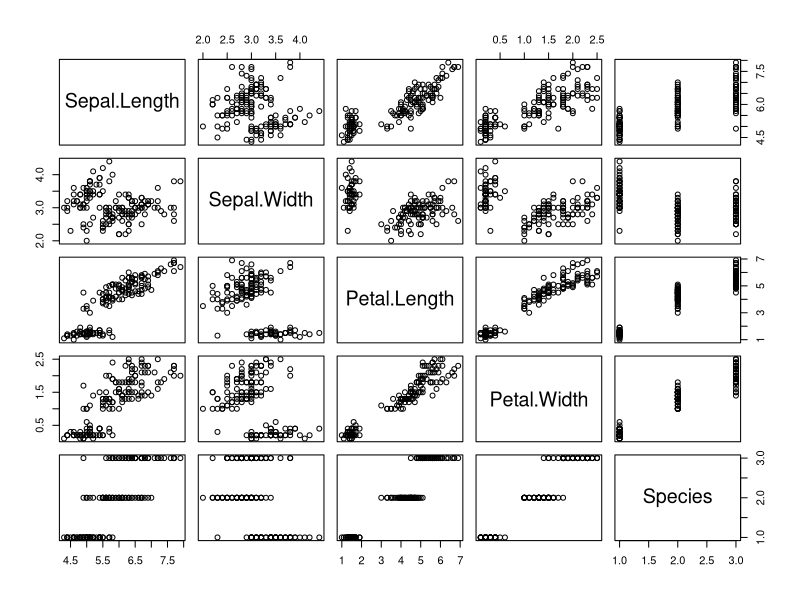
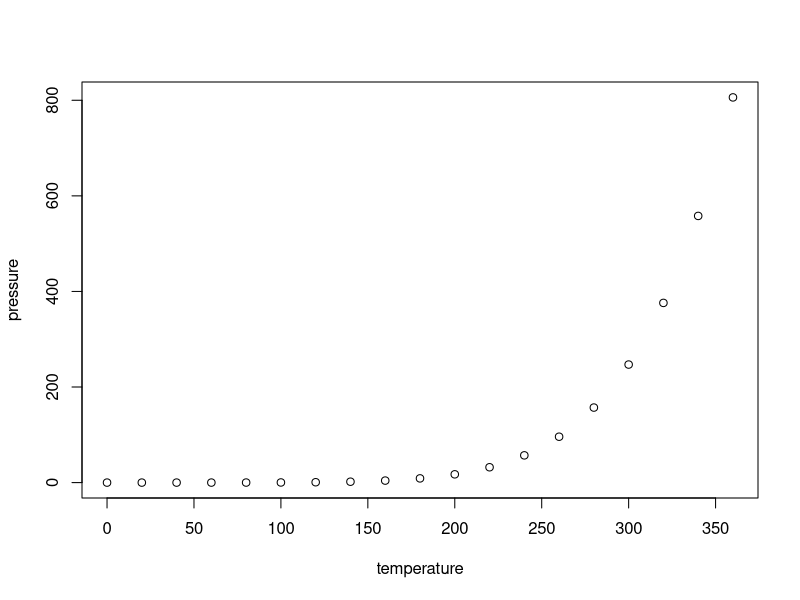

Reproduce these figures in R, in order.
## ---- chunk 1
knitr::opts_chunk$set(echo = TRUE)
## ---- chunk 2
plot(iris)
## ---- chunk 3
knitr::opts_chunk$set(fig.path = "../images/")
## ---- chunk 4
summary(cars)
## ---- chunk 5
plot(pressure)
